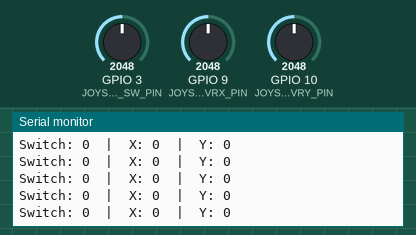
A sketch run on a simulated ESP32-S3. Parts: the last lines printed to the serial monitor. The inputs (shaded band) are chosen by the test bench; at power-on: GPIO 9 (JOYSTICK_VRX_PIN) = 2048, GPIO 10 (JOYSTICK_VRY_PIN) = 2048, GPIO 3 (JOYSTICK_SW_PIN) = 2048.

Above: at 1.2 s.
1.3 s: GPIO 9 (JOYSTICK_VRX_PIN) set to 2866
At 1.9 s:
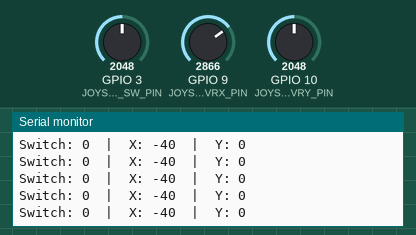
2.8 s: GPIO 10 (JOYSTICK_VRY_PIN) set to 2866
At 3.9 s:
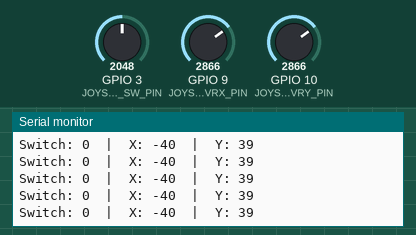
4.3 s: GPIO 3 (JOYSTICK_SW_PIN) set to 0
At 5.0 s:
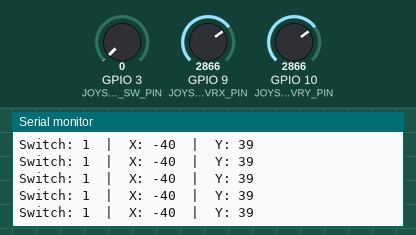
5.8 s: GPIO 9 (JOYSTICK_VRX_PIN) set to 3603
At 6.7 s:
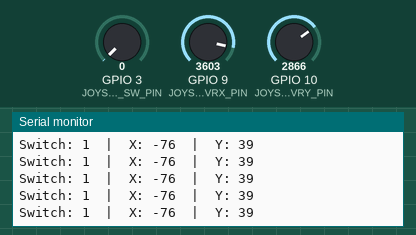
7.3 s: GPIO 3 (JOYSTICK_SW_PIN) set to 491
At 7.8 s:
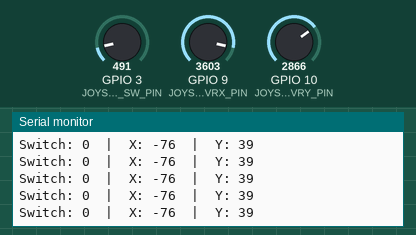
8.8 s: GPIO 10 (JOYSTICK_VRY_PIN) set to 3603
At 9.9 s:
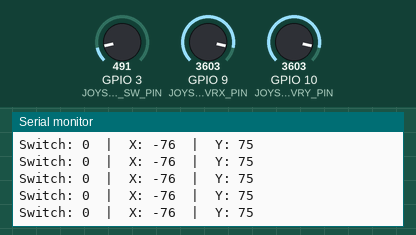
Timing chart, 0 to 11.3 s (numbered marks = the images above; inputs shaded):
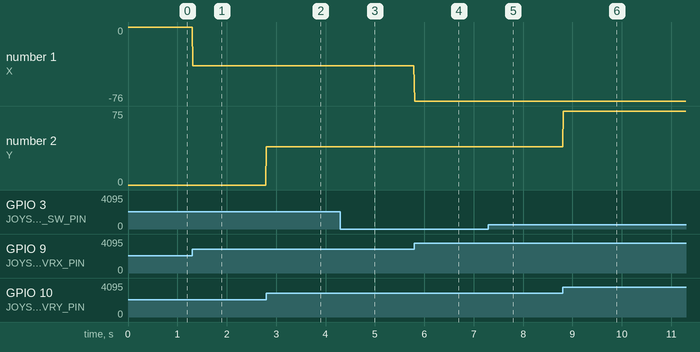

The sketch:

Joystick.ino
```cpp
// Define pin numbers
#define JOYSTICK_SW_PIN 3
#define JOYSTICK_VRX_PIN 9 // Replace with appropriate GPIO pin
#define JOYSTICK_VRY_PIN 10 // Replace with appropriate GPIO pin

void setup() {
  Serial.begin(115200);
  // Configure joystick switch pin as input
  pinMode(JOYSTICK_SW_PIN, INPUT);

  // Configure joystick analog pins as inputs
  pinMode(JOYSTICK_VRX_PIN, INPUT);
  pinMode(JOYSTICK_VRY_PIN, INPUT);
}

void loop() {
  // Read joystick switch state
  int sw_state = analogRead(JOYSTICK_SW_PIN);
  if(sw_state > 5) {
    sw_state = 0;
  } else {
      sw_state = 1;
  }

  // Read joystick X and Y axes values
  int vrx_value = analogRead(JOYSTICK_VRX_PIN);
  vrx_value += 40;
  vrx_value = map(vrx_value, 0, 4095, 101, -99);
  if(vrx_value > -3 && vrx_value < 3) {
    vrx_value = 0;
  }
  int vry_value = analogRead(JOYSTICK_VRY_PIN);
  vry_value = map(vry_value, 0, 4095, -100, 100);
  if(vry_value > -3 && vry_value < 3) {
    vry_value = 0;
  }
  Serial.printf("Switch: %d  |  X: %d  |  Y: %d \n\n", sw_state, vrx_value, vry_value);


  // Add delay if needed
  delay(10);
}
```

Measured:
- after the input at 1.3 s, the serial monitor: prints a new line at once (image 1)
- after the input at 2.8 s, the serial monitor: prints a new line at once (image 2)
- after the input at 4.3 s, the serial monitor: prints a new line at once (image 3)
- after the input at 5.8 s, the serial monitor: prints a new line at once (image 4)
- after the input at 7.3 s, the serial monitor: prints a new line at once (image 5)
- after the input at 8.8 s, the serial monitor: prints a new line at once (image 6)
- plotted number 1: 0 → -40 after the input at 1.3 s, -40 → -76 after the input at 5.8 s
- plotted number 2: 0 → 39 after the input at 2.8 s, 39 → 75 after the input at 8.8 s
